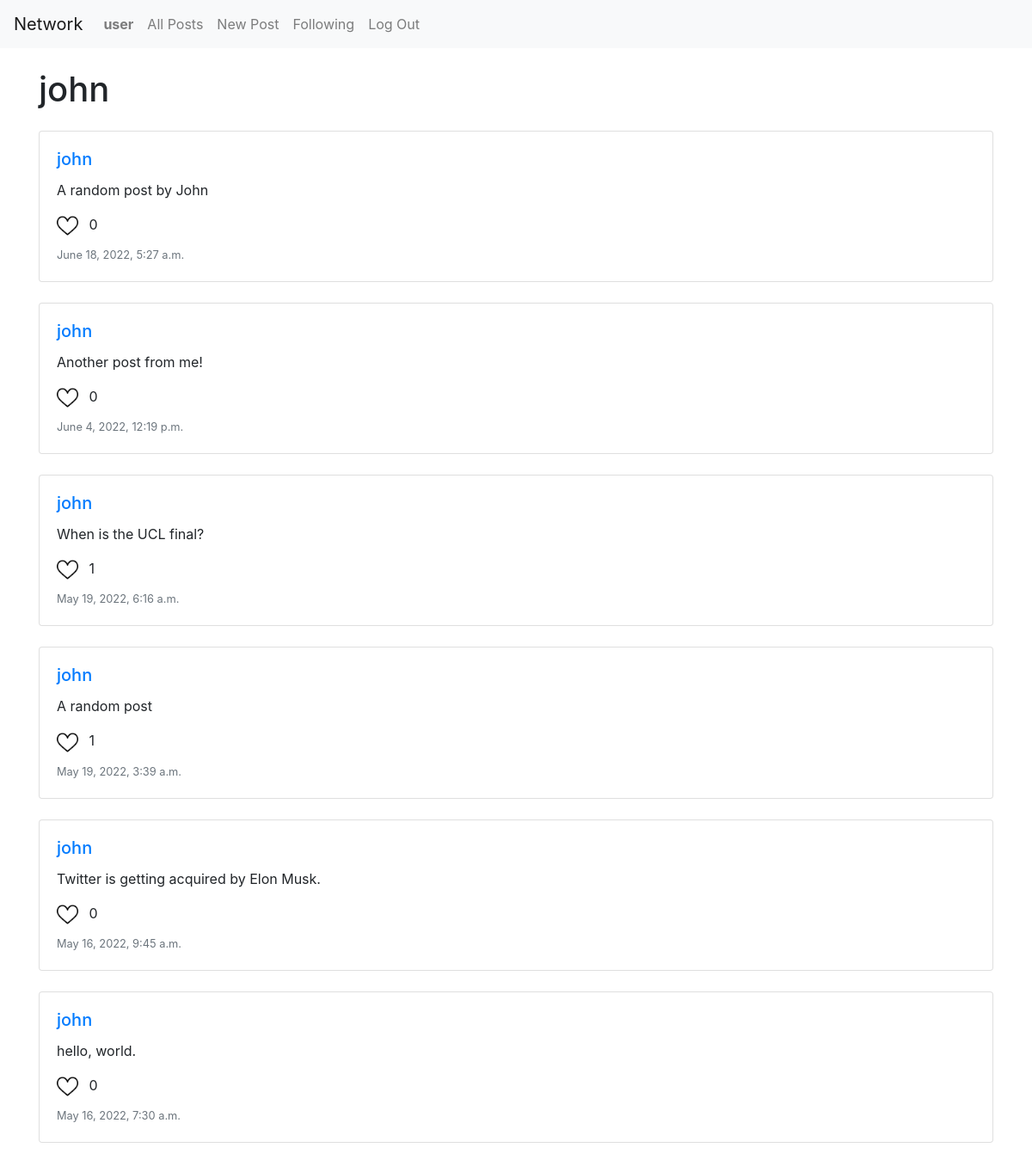
The app's page /profile/1 (signed in) with its own data.
### network/models.py (models this page shows)
class User(AbstractUser):
    pass

class Post(models.Model):
    post = models.TextField(max_length=320)
    user = models.ForeignKey(User, on_delete=models.CASCADE, related_name="post_user")
    timestamp = models.DateTimeField(auto_now_add=True)
    like = models.ManyToManyField(User, blank=True, related_name="liked_user")

### network/views.py (the view)
# urls.py: path("profile/<int:user_id>", views.profile, name="profile"),
def profile(request, user_id):
    user = User.objects.get(id=user_id)
    posts_by_user = Post.objects.filter(user_id=user_id).order_by("-timestamp")
    paginator = Paginator(posts_by_user, 10)
    page_number = request.GET.get('page')
    page_obj = paginator.get_page(page_number)
    return render(request, "network/profile.html", {
        "page_obj": page_obj,
        "user": user
    })

### network/templates/network/profile.html (shortened to what this page needs)
{% extends "network/layout.html" %}
{% load static %}
{% block body %}
    <h1 class="mb-4">{{ user }}</h1>
    {% for post in page_obj %}
      <div class="card mb-4">
        <div class="card-body">
            <h5 class="card-title"><a href="{% url 'profile' post.user.id %}">{{post.user}}</a></h5>
        <p class="card-text post" id="post-content-{{post.id}}">{{post.post}}</p>
        <div class="like mb-2">
          <img
          data-id="{{post.id}}"
          id="post-like-{{post.id}}"
          class="liked mr-2"
          style="width: 25px;"
          {% if not request.user in post.likes.all %}
            data-is_liked="no"
            src="{% static 'network/heart-white.png' %}"
          {% else %}
            data-is_liked="yes"
            src="{% static 'network/heart-red.png' %}"
          {% endif %}
          />
          <span id="post-count-{{post.id}}">{{post.like.count}}</span>
        </div>
        <p class="card-text"><small class="text-muted">{{post.timestamp}}</small></p>
        </div>
      </div>
    {% empty %}
        <p>No posts yet.</p>
    {% endfor %}
{% endblock %}

### network/templates/network/layout.html (shortened to what this page needs)
{% load static %}
<!DOCTYPE html>
<html lang="en">
    <head>
        <link rel="stylesheet" href="https://stackpath.bootstrapcdn.com/bootstrap/4.4.1/css/bootstrap.min.css">
        <link href="{% static 'network/styles.css' %}" rel="stylesheet">
    </head>
    <body>
        <nav class="navbar navbar-expand-lg navbar-light bg-light">
            <a class="navbar-brand" href="#">Network</a>
            <div>
              <ul class="navbar-nav mr-auto">
                {% if request.user.is_authenticated %}
                    <li class="nav-item">
                        <a class="nav-link" href="{% url 'profile' user.id %}"><strong>{{ request.user.username }}</strong></a>
                    </li>
                {% endif %}
                <li class="nav-item">
                  <a class="nav-link" href="{% url 'index' %}">All Posts</a>
                </li>
                {% if request.user.is_authenticated %}
                    <li class="nav-item">
                        <a class="nav-link" href="{% url 'new_post' %}">New Post</a>
                    </li>
                    <li class="nav-item">
                        <a class="nav-link" href="#">Following</a>
                    </li>
                    <li class="nav-item">
                        <a class="nav-link" href="{% url 'logout' %}">Log Out</a>
                    </li>
                {% endif %}
              </ul>
            </div>
          </nav>
        <div class="body container mt-4">
            {% block body %}
            {% endblock %}
        </div>
    </body>
</html>

### records on screen
User: user.username "user"
User: username "john"
Post: user "john", post "A random post by John", like.count "0", timestamp "June 18, 2022, 5:27 a.m."
Post: user "john", post "Another post from me!", like.count "0", timestamp "June 4, 2022, 12:19 p.m."
Post: user "john", post "When is the UCL final?", like.count "1", timestamp "May 19, 2022, 6:16 a.m."
Post: user "john", post "A random post", like.count "1", timestamp "May 19, 2022, 3:39 a.m."
Post: user "john", post "Twitter is getting acquired by Elon Musk.", like.count "0", timestamp "May 16, 2022, 9:45 a.m."
Post: user "john", post "hello, world.", like.count "0", timestamp "May 16, 2022, 7:30 a.m."
